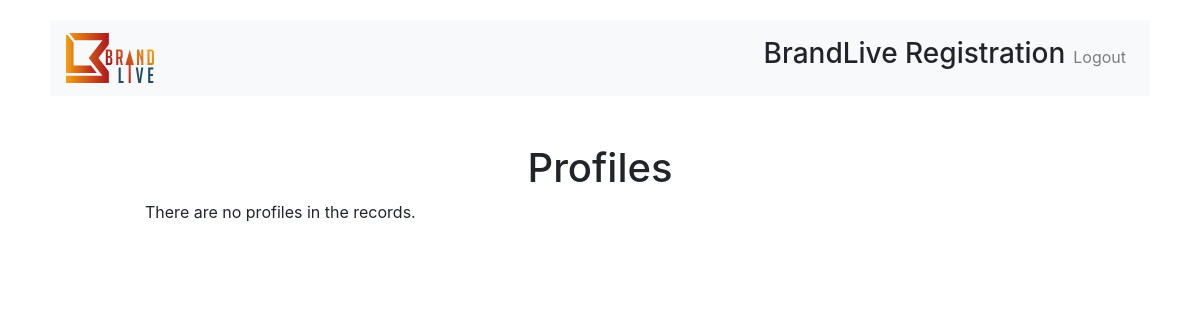
Page /profiles (signed in) on the earlier database version.
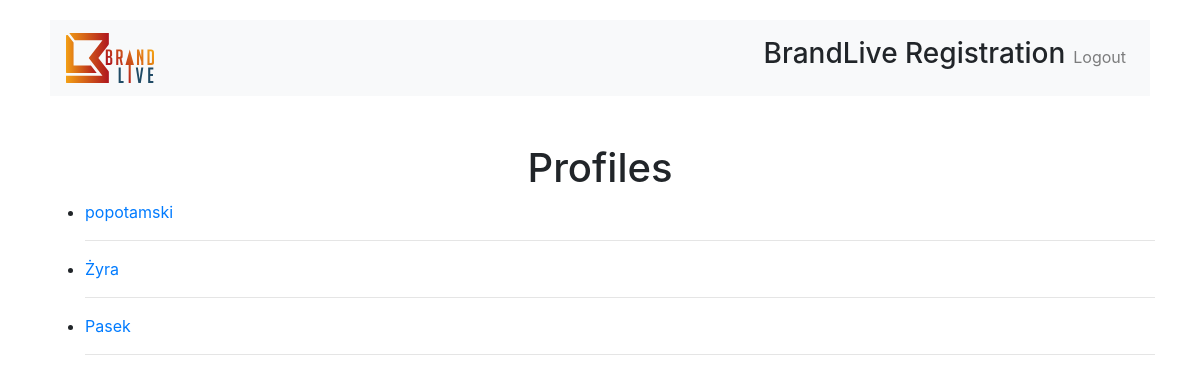
Same page on the later database version.
### candidate_app/models.py (models this page shows)
class CandidateProfile(User):
    gender_choice = (
        ('Female', 'Female'),
        ('Male', 'Male'),
    )
    age_choice = (
        ('16-20', '16-20'),
        ('21-30', '21-30'),
        ('31-40', '31-40'),
        ('40+', '40+'),
    )
    gender = models.CharField(max_length=20, choices=gender_choice)
    age = models.CharField(max_length=20, choices=age_choice)
    location = models.CharField(max_length=200, default='London')
    phone_number = models.CharField(max_length=20, blank=True)
    photo = models.ImageField(upload_to='images/', blank=True)
    note = models.TextField(max_length=500,
                            blank=True)
    def get_absolute_url(self):
        return reverse('profile-detail', args=[str(self.id)])

### candidate_app/views.py (the view)
# urls.py: path('profiles', CandidateProfileListView.as_view(), name='profiles'),
class CandidateProfileListView(generic.ListView):
    model = CandidateProfile

### candidate_app/templates/candidate_app/candidateprofile_list.html (shortened to what this page needs)
{% extends "base_generic.html" %}
{% block content %}
{% if request.user.is_authenticated %}
<div class="container">
  <h1 style="text-align:center">Profiles</h1>
  {% if object_list %}
  <ul>
    {% for profile in object_list %}
      <li>{{profile.fist_name}}  <a href="{{ profile.get_absolute_url }}">{{profile.last_name}}</a>
        <hr>
      </li>
    {% endfor %}
  </ul>
  {% else %}
    <p>There are no profiles in the records.</p>
  {% endif %}
  </div>
{% else %}
    <div style="text-align: center;">
        <h4> You are not Logged in. Please log in <a href="{% url 'user-login' %}">here</a></h4>
    </div>
{% endif %}
{% endblock %}

Differences in the rows shown:
added CandidateProfile: last_name "popotamski"
added CandidateProfile: last_name "Żyra"
added CandidateProfile: last_name "Pasek"
Other differences:
text no longer shown: "There are no profiles in the records."
